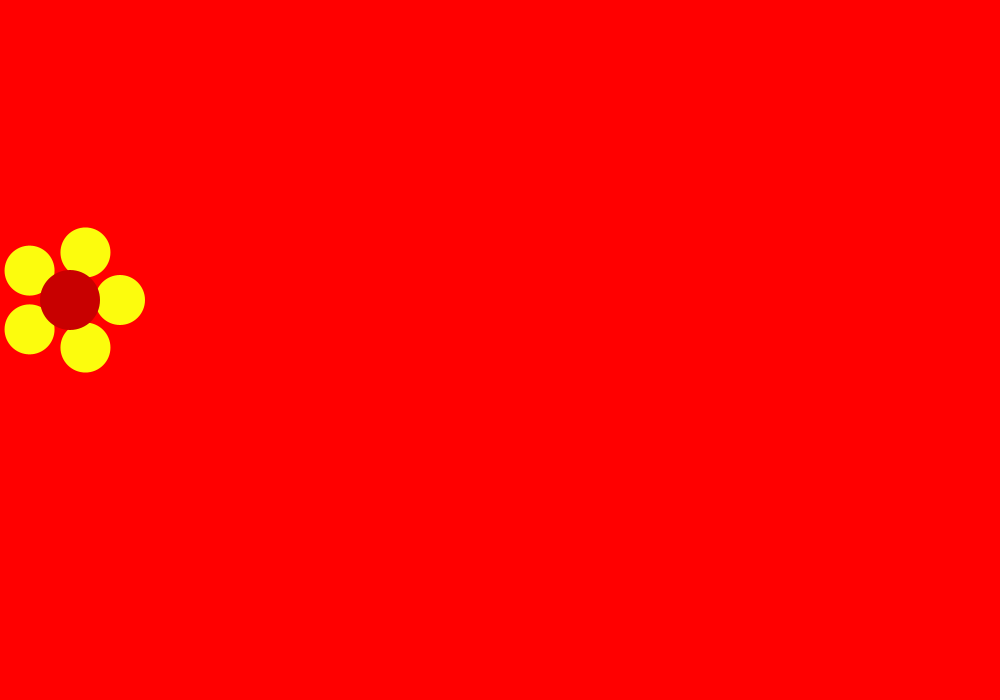
Frame 1 (no input)
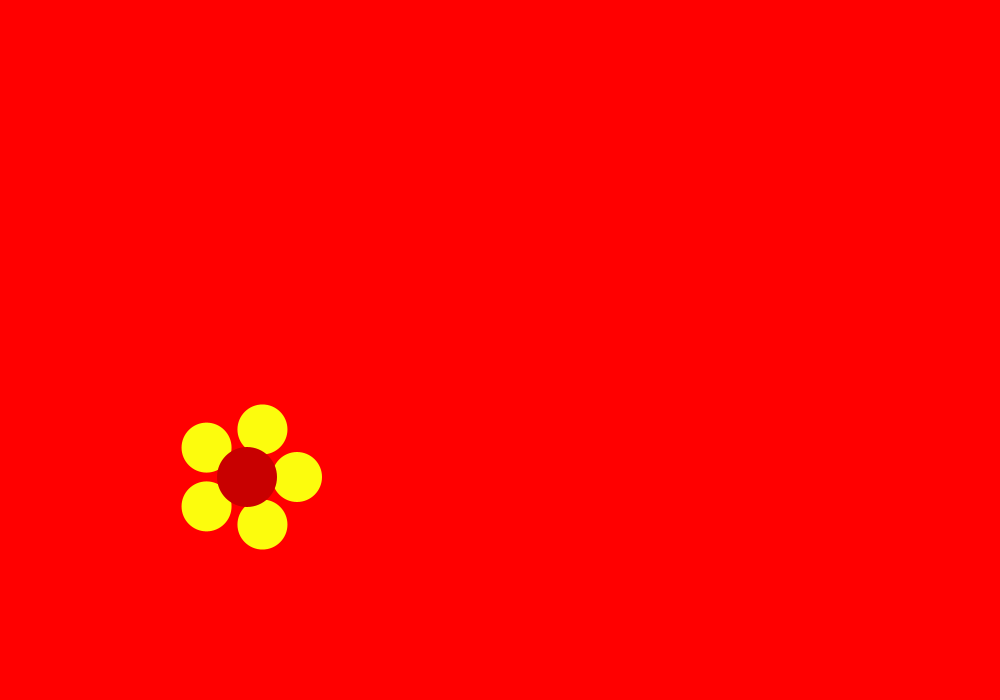
Frame 60 (the mouse pressed at the canvas centre just before this capture)
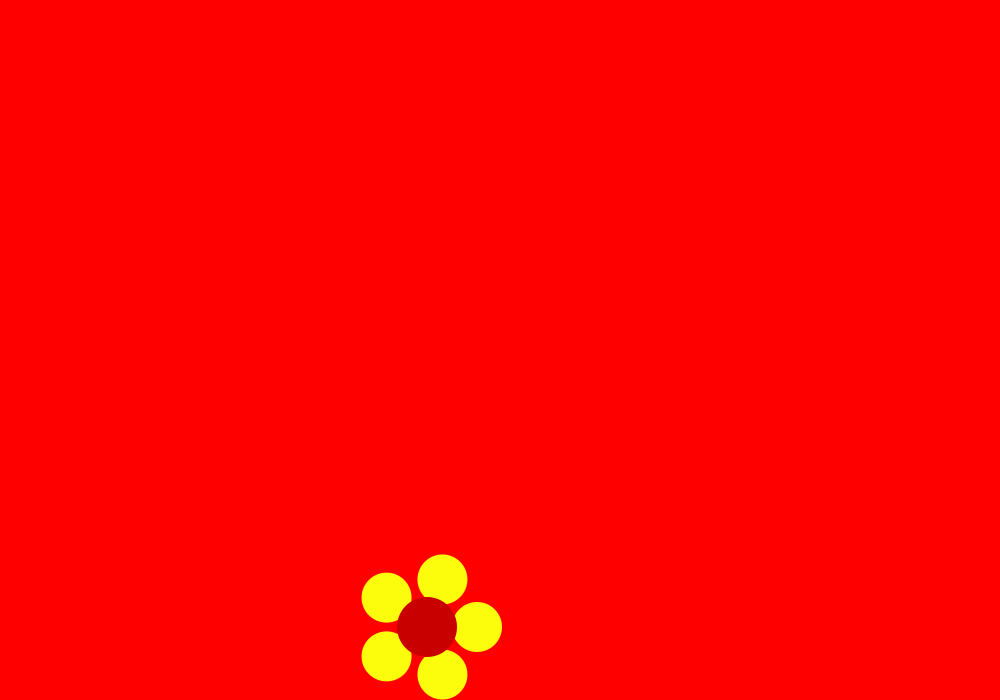
Frame 120 (the mouse held since frame 60 and released just before this capture)

The Processing sketch that drew these frames (run headless with seeded random() and noise(); from frame 60 on, the mouse is pressed at the canvas centre):

// Processing sketch: Flowe
// ── Flowe.pde
flower myFlower1 = new flower(50,50,70,300,(#FCFC0D));;

void setup() {
  size(1000,700);
}

void draw(){
  background(#FF0000);
  
  myFlower1.display();
  myFlower1.move();
  myFlower1.bounce();
}  
 

// ── Class.pde
class flower{
  
  float r;
  int n_petals;
  float x;
  float y;
  int petalColor;
  int speedx = 3; 
  int speedy = 3;   
  
  flower(float temp_r, int temp_n_petals, float temp_x, float temp_y, int temp_petalcolor){
    r = temp_r;
    n_petals = temp_n_petals;
    x = temp_x;
    y = temp_y;
    petalColor = temp_petalcolor;
}

void display () {
  float ballX;
  float ballY;
  noStroke();
    fill(petalColor);
  for (float i=0;i<PI*2;i+=2*PI/5) {
  ballX= x + r*cos(i);
  ballY= y + r*sin(i);
  ellipse(ballX,ballY,r,r); 
  }
  fill(200,0,0);
  ellipse(x,y,r*1.2,r*1.2);  ;
}

void move(){
 x+=speedx;
 y+=speedy;
}
  
void bounce() {
 if (x>width-(r*1.2) || x<0+r){
    speedx=speedx*-1;
  }
  if (y>height-(r*1.2) || y<0+r){
    speedy=speedy*-1;
}
 }
}
